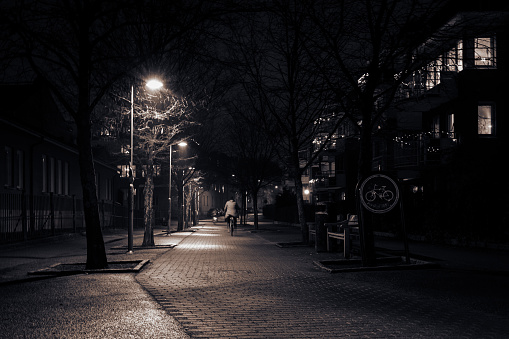
#> input picture mini2.0/INPUTS/input55.jpg, 509 x 339 px
$ python sourceCode.py
#> lines starting #> are read from the running program, lines starting #| are printed output that depends on the picture; long printed decimals are rounded
'''

Developers: J.Pavitra(N170516)
		    A.Devaki(N170138)
		 	D.Vaishnavi(N170367)
		 	B.Yashwanth(N170612)
		 	CH.Bangaru Raju(N170599)

Date   : 13-06-2022

Algorithm : Retinex-Based Fast Algorithm for Low-Light Image
			Enhancement

Language : Python 3.9

Used Technology : OpenCv

Used Library : OpenCv2

'''

#importing Required Libraries
import cv2
import math
import matplotlib.pyplot as plt

class RBFAlgorithm:

	#Constructor With Parameter Image path
	def __init__(self,imgpath):
		#open img and store it in class member using cv2.imread() method
#> called with imgpath = 'INPUTS//input55.jpg'
		self.imagePath=imgpath
		self.inputImage=cv2.imread(imgpath,1)# 1 for color image and 0 for black and white
#> self.inputImage is the input picture: shape (339, 509, 3); mean B, G, R 27.2, 25.5, 27.8
		#store the Dimensions of the image
		self.Rows,self.Columns,self.useless=self.inputImage.shape
#> self.Rows = 339; self.Columns = 509; self.useless = 3
		#converting BGR Color image to grayScale image
		self.grayImg=cv2.cvtColor(self.inputImage,cv2.COLOR_BGR2GRAY)
		#converting BGR color Image to HSV Image
		self.hsvImg=cv2.cvtColor(self.inputImage,cv2.COLOR_BGR2HSV)
#> self.hsvImg: shape (339, 509, 3); mean H, S, V 82.4, 68.7, 30.5
		#copy the V channel of HSV for further use
		self.vChannel=self.hsvImg[:,:,2].copy()  # h s v  0 -> h , s -> 1 , v -> 2
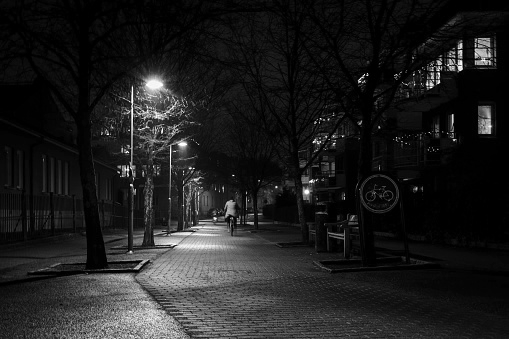
#> self.vChannel: shape (339, 509); min 0, max 255, mean 30.5
		#copy the S Channel of HSV  for further use
		self.sChannel=self.hsvImg[:,:,1].copy()   #
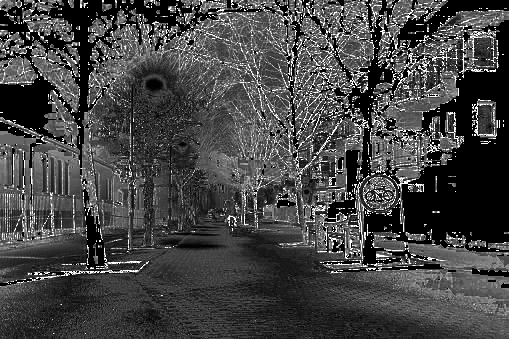
#> self.sChannel: shape (339, 509); min 0, max 255, mean 68.7
		#stores the output Image
		self.outputImage=None

		self.enhancedVChannelImg=None
		self.enhancedSChannelImg=None
		#to count the frequencies of different pixel Values of V channel and S channel of HSV image
		self.grayFreq=[0 for i in range(256)]
		self.sGrayFreq=[0 for i in range(256)]
		'''
			calculating the frequencies of each pixel in two channels

		'''
		for i in range(self.Rows):
			for j in range(self.Columns):
				self.grayFreq[self.vChannel[i][j]]+=1   # here v channel
				self.sGrayFreq[self.sChannel[i][j]]+=1  # s channel frequency


	#To get the maximum Gray level Value from V channel of HSV Image
	def getVmax(self):
		for pixel_value in range(255,-1,-1):
			if(self.grayFreq[pixel_value]!=0):
				return pixel_value
		return 0

	#to get the maximum Gray level value from S channel of HSV Image
	def getSmax(self):
		for pixel_value in range(255,-1,-1):
			if(self.sGrayFreq[pixel_value]!=0):
				return pixel_value
		return 0

	#to Get the frequency of  V channel PixelValue
	def getFrequency(self,pixelValue):
		return self.grayFreq[pixelValue]

	#to Get the frequency of S channel pixel Value
	def getSFrequency(self,pixelValue):
		return self.sGrayFreq[pixelValue]


	#Mean Gray Value
	def getMeanGrayValue(self):
		temp1=0
		temp2=0
		for pixelValue in range(256):
			pixelFreq=self.getFrequency(pixelValue)
			temp1+=(pixelFreq*pixelValue)
			temp2+=(pixelFreq)
		mean=temp1//temp2
		return mean


	#to get constant value
	def getConstant(self):
		mean=self.getMeanGrayValue()
		temp1=0
		temp2=0
		for pixelValue in range(0,mean+1):
			freq_temp=self.getFrequency(pixelValue)
			temp1+=(freq_temp*pixelValue)
			temp2+=(freq_temp)

		temp2=128*temp2
		constantVal=temp1/temp2
		return constantVal


	def getEnlargedConstant(self):
		constantVal=self.getConstant()
		print(constantVal)
		return (1//(1+math.pow(math.e,-constantVal)))


	def getPDF(self,pixelValue):
		ans=self.getFrequency(pixelValue)
		ans=ans/(self.Rows*self.Columns)
		return ans


	def getCDF(self):
		final_cdf=0
		for pixelValue in range(0,129):
			final_cdf+=(self.getPDF(pixelValue))

		print("cdfvalue : ",final_cdf)
		return final_cdf


	def getGamma(self):
		c1=self.getEnlargedConstant()
		cdf=self.getCDF()
		w=0.48
		ansGamma=w*(c1)+(1-w)*cdf
		return ansGamma


	def applyVChannelEnhancing(self):
		vmaxValue=self.getVmax()
		self.enhancedVChannelImg=self.hsvImg[:,:,2].copy()

		gamma=self.getGamma();
#| 0.07679
#| cdfvalue :  0.9464
		for i in range(self.Rows):
			for j in range(self.Columns):
				if(self.vChannel[i][j]>3 and self.vChannel[i][j]<200):


					#------------------------------------------------------------------#

					#linear enhancement
					#self.enhancedVChannelImg[i][j]=((255//vmaxValue)*self.enhancedVChannelImg[i][j])

					#------------------------------------------------------------------#

					#gamma correction value
					oldvalue=self.enhancedVChannelImg[i][j]
					oldvalue=oldvalue/255
					temp=math.pow(oldvalue,gamma)
					temp=int(temp*255)
					self.enhancedVChannelImg[i][j]=temp

					#-------------------------------------------------------------------#

					#VE = exp(log(V) - log(VL)

					change1=self.enhancedVChannelImg[i][j]/255
					change2=self.vChannel[i][j]/255
					if change1!=0:
						change1=math.log(change1)
					if change2!=0:
						change2=math.log(change2)
					if(change1!=0):
						self.enhancedVChannelImg[i][j]=int(255*math.pow(math.e,(change2-change1)))


					#--------------------------------------------------------------------#


					temp1=self.enhancedVChannelImg[i][j]

					if(self.enhancedVChannelImg[i][j]<100):
						temp1=temp1/255
						temp1=2.5*math.pow(temp1,2)
						temp1=temp1*255
						self.enhancedVChannelImg[i][j]=int(temp1)


					#---------------------------------------------------------------------#


		print(self.enhancedVChannelImg/255)


	def getVE_Mean(self):
		ve_freq=[0 for i in range(256)]
		for i in range(self.Rows):
			for j in range(self.Columns):
				ve_freq[self.enhancedVChannelImg[i][j]]+=1
		ve_mean=0
		for pixelValue in range(256):
			ve_mean+=(ve_freq[pixelValue]*pixelValue)
		ve_mean=ve_mean/(self.Rows*self.Columns)
		return ve_mean


	def getSMean(self):
		smean=0
		for pixelValue in range(256):
			smean+=(self.sGrayFreq[pixelValue]*pixelValue)

		smean=smean/(self.Rows*self.Columns)
		print("Smean:",smean)
		return smean


	def getVES(self):
		ve_mean=self.getVE_Mean()
		smean=self.getSMean()
		return ve_mean-smean

	def applySChannelEnhancing(self):
		n=0
		ves=self.getVES()
		if ves>=0:
			n=1

		self.enhancedSChannelImg=self.sChannel.copy()
		ves=ves/255
		tempPow=1+math.pow(-1,2-n)*(math.pow(abs(ves),2)+abs(ves))
		print("tempPow:",tempPow)
		for i in range(self.Rows):
			for j in range(self.Columns):
				tempvalue=self.sChannel[i][j]/255
				tempvalue=math.pow(tempvalue,tempPow)
				tempvalue=int(tempvalue*255)
				self.enhancedSChannelImg[i][j]=tempvalue


		print(self.enhancedSChannelImg)

	def showOutput(self):
		cv2.imshow("output",self.outputImage)
		cv2.waitKey(0)
		cv2.destroyAllWindows()


	def plotImages(self):
		fig,axs=plt.subplots(2,2)
		axs[0,0].imshow(cv2.cvtColor(self.inputImage, cv2.COLOR_BGR2RGB))
		axs[0, 0].set_title('Original_Image')
		axs[0, 1].set_title('Enhanced_Image')
		axs[0,1].imshow(cv2.cvtColor(self.outputImage, cv2.COLOR_BGR2RGB))
		axs[1,0].hist(self.vChannel.flatten(),bins=256,range=(0,256))
		axs[1, 0].set_title('Original V channel ')
		axs[1, 1].set_title('Enhanced V channel ')
		axs[1,1].hist(self.enhancedVChannelImg.flatten(),bins=256,range=(0,256))
		plt.show()


	def Enhance(self):
		self.applyVChannelEnhancing()
#> after the loop in applyVChannelEnhancing, `for i in range(self.Rows):`:
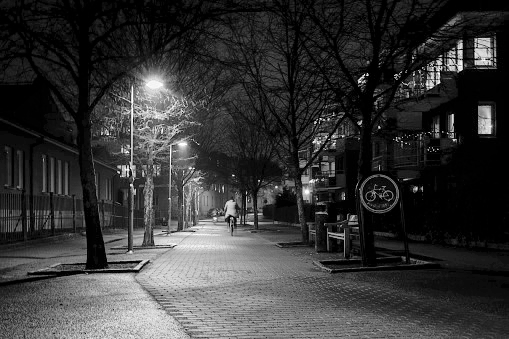
#> self.enhancedVChannelImg: shape (339, 509); min 0, max 255, mean 54.8
#> (printed output is left out)
		self.applySChannelEnhancing()
#| Smean: 68.657
#| tempPow: 1.057
#> (printed output is left out)
		self.hsvImg[:,:,2]=self.enhancedVChannelImg
#> self.hsvImg: shape (339, 509, 3); mean H, S, V 82.4, 68.7, 54.8
		self.hsvImg[:,:,1]=self.enhancedSChannelImg
#> self.hsvImg: shape (339, 509, 3); mean H, S, V 82.4, 64.8, 54.8
		self.outputImage=cv2.cvtColor(self.hsvImg,cv2.COLOR_HSV2BGR)
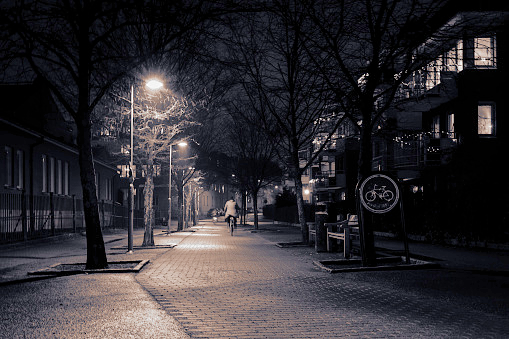
#> self.outputImage: shape (339, 509, 3); mean B, G, R 50.3, 45.6, 48.6
		self.plotImages()
#> in plotImages, `plt.show()`:
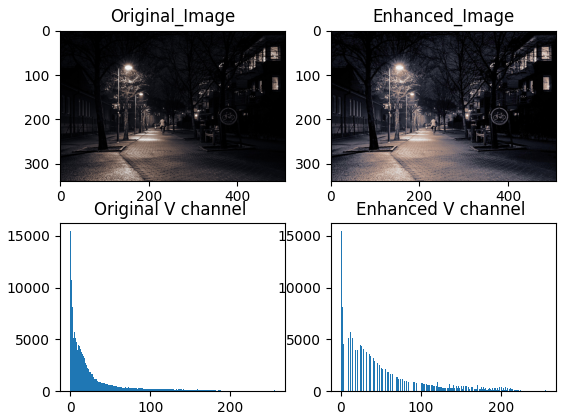
#> figure drawn by matplotlib, 4 panels; panel 3: tallest bar 15459 high, from x = 0 to 1; panel 4: tallest bar 15459 high, from x = 0 to 1


	def saveOutput(self,outputName):
		cv2.imwrite(outputName,self.outputImage)


obj1=RBFAlgorithm('INPUTS//input55.jpg')
obj1.Enhance()
#obj1.showOutput()
obj1.saveOutput('OUTPUTS//output55.jpg')
